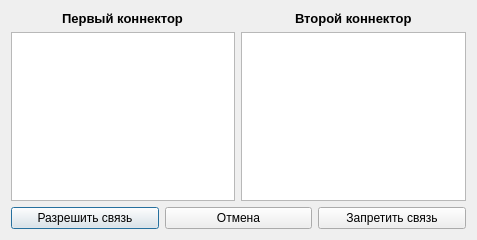
<?xml version="1.0" encoding="UTF-8"?>
<ui version="4.0">
 <class>AddRule</class>
 <widget class="QDialog" name="AddRule">
  <property name="geometry">
   <rect>
    <x>0</x>
    <y>0</y>
    <width>477</width>
    <height>240</height>
   </rect>
  </property>
  <property name="windowTitle">
   <string>Добавить соединение</string>
  </property>
  <property name="windowIcon">
   <iconset resource="resource.qrc">
    <normaloff>:/rec/img/connection.png</normaloff>:/rec/img/connection.png</iconset>
  </property>
  <layout class="QGridLayout" name="gridLayout">
   <item row="0" column="0">
    <layout class="QVBoxLayout" name="verticalLayout_3">
     <item>
      <layout class="QHBoxLayout" name="horizontalLayout_2">
       <item>
        <layout class="QVBoxLayout" name="verticalLayout">
         <item alignment="Qt::AlignHCenter">
          <widget class="QLabel" name="label">
           <property name="text">
            <string>&lt;html&gt;&lt;head/&gt;&lt;body&gt;&lt;p&gt;&lt;span style=&quot; font-size:10pt; font-weight:600;&quot;&gt;Первый коннектор&lt;/span&gt;&lt;/p&gt;&lt;/body&gt;&lt;/html&gt;</string>
           </property>
          </widget>
         </item>
         <item>
          <widget class="QListWidget" name="listWidget"/>
         </item>
        </layout>
       </item>
       <item>
        <layout class="QVBoxLayout" name="verticalLayout_2">
         <item alignment="Qt::AlignHCenter">
          <widget class="QLabel" name="label_2">
           <property name="text">
            <string>&lt;html&gt;&lt;head/&gt;&lt;body&gt;&lt;p&gt;&lt;span style=&quot; font-size:10pt; font-weight:600;&quot;&gt;Второй коннектор&lt;/span&gt;&lt;/p&gt;&lt;/body&gt;&lt;/html&gt;</string>
           </property>
          </widget>
         </item>
         <item>
          <widget class="QListWidget" name="listWidget_2"/>
         </item>
        </layout>
       </item>
      </layout>
     </item>
     <item>
      <layout class="QHBoxLayout" name="horizontalLayout">
       <item>
        <widget class="QPushButton" name="allow">
         <property name="text">
          <string>Разрешить связь</string>
         </property>
        </widget>
       </item>
       <item>
        <widget class="QPushButton" name="reject">
         <property name="text">
          <string>Отмена</string>
         </property>
        </widget>
       </item>
       <item>
        <widget class="QPushButton" name="ban">
         <property name="text">
          <string>Запретить связь</string>
         </property>
        </widget>
       </item>
      </layout>
     </item>
    </layout>
   </item>
  </layout>
 </widget>
 <resources>
  <include location="resource.qrc"/>
 </resources>
 <connections/>
</ui>
